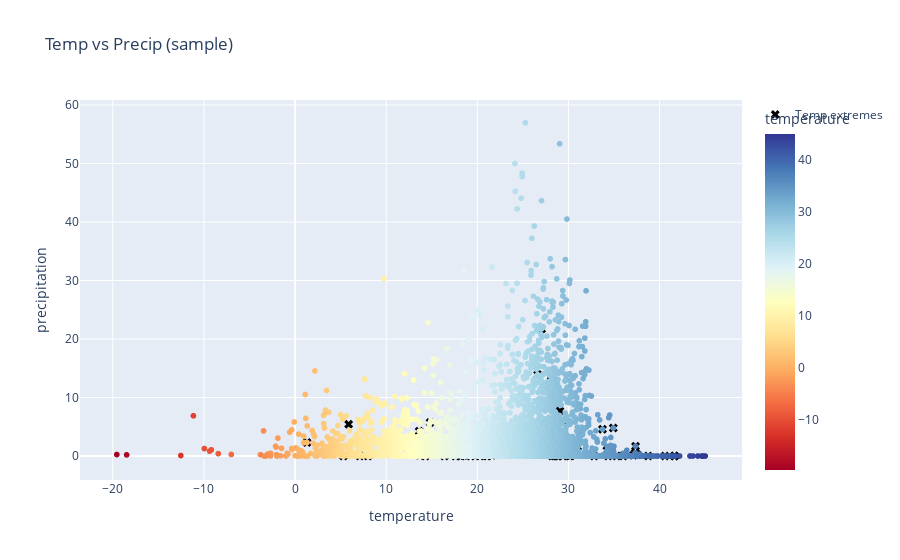

Write notebook code for a chart like this one.
### Code cell
#  scatter plot temperature vs precipitation with extremes highlighted
sample_df = df.sample(n=min(3000, len(df)), random_state=42)
fig = px.scatter(sample_df, x='temperature', y='precipitation',
                 color='temperature', color_continuous_scale='RdYlBu', title='Temp vs Precip (sample)')

# overlay extreme temperature top points (if any)
if 'extreme_temp' in globals() and not extreme_temp.empty:
    top_ext = extreme_temp.head(200)
    fig.add_trace(go.Scatter(x=top_ext['temperature'], y=top_ext['precipitation'],
                             mode='markers', marker=dict(size=8, symbol='x', color='black'),
                             name='Temp extremes'))

html_scatter = os.path.join(FIGURES_DIR, "temp_vs_precip_extremes.html")
fig.write_html(html_scatter)
fig.show()
print("Saved scatter with extremes to", html_scatter)

### Figure 1 — Plotly figure (JSON) as saved in the notebook; plotly's stock layout.template omitted (floating-point values rounded to 4 significant figures; data arrays with more than 128 entries replaced by an {"elided": "..."} marker saying what was removed)
{"data": [{"hovertemplate": "temperature=%{marker.color}<br>precipitation=%{y}<extra></extra>", "legendgroup": "", "marker": {"color": {"elided": "3000 float values"}, "coloraxis": "coloraxis", "symbol": "circle"}, "mode": "markers", "name": "", "showlegend": false, "type": "scattergl", "x": {"elided": "3000 float values"}, "xaxis": "x", "y": {"elided": "3000 float values"}, "yaxis": "y"}, {"marker": {"color": "black", "size": 8, "symbol": "x"}, "mode": "markers", "name": "Temp extremes", "type": "scatter", "x": [18.2, 26.4, 15.23, 29.19, 28.18, 30.53, 21.53, 28.48, 30.35, 30.3, 34.35, 7.1, 13.65, 30.12, 24.59, 34.21, 30.14, 14.3, 40.59, 30.71, 37.12, 32.82, 28.62, 30.1, 5.3, 29.4, 38.75, 31.15, 27.05, 41.64, 37.57, 28.41, 19.27, 27.55, 33.74, 19.75, 18.73, 13.62, 24.35, 36.01, 30.81, 37.36, 24.41, 28.84, 28.12, 17.37, 29.39, 29.07, 29.21, 21.6, 35.29, 30.35, 21.02, 29.94, 26.62, 20.3, 29.81, 17.6, 28.8, 16.4, 14.82, 8.0, 30.1, 18.5, 30.09, 30.15, 28.2, 23.52, 23.64, 37.33, 41.64, 21.1, 1.313, 31.0, 34.92, 5.879], "y": [0.0, 0.64, 0.69, 2.51, 12.4, 0.36, 0.97, 0.0, 0.26, 0.11, 0.0, 0.0, 0.13, 2.36, 0.56, 0.93, 0.02, 0.0, 0.0, 2.01, 0.14, 0.0, 9.86, 0.9, 0.0, 0.0, 0.0, 4.58, 21.73, 0.0, 0.23, 8.58, 0.02, 9.28, 4.56, 0.05, 0.27, 4.22, 4.93, 0.0, 2.46, 1.68, 0.91, 2.57, 12.9, 0.31, 6.09, 7.71, 3.64, 0.12, 0.01, 2.71, 0.03, 1.31, 13.91, 0.0, 2.44, 0.0, 0.0, 0.0, 5.72, 0.0, 0.74, 0.07, 2.99, 0.03, 0.0, 1.06, 2.18, 0.55, 0.0, 0.0, 2.31, 1.59, 4.78, 5.44]}], "layout": {"coloraxis": {"colorbar": {"title": {"text": "temperature"}}, "colorscale": [[0, "rgb(165,0,38)"], [0.1, "rgb(215,48,39)"], [0.2, "rgb(244,109,67)"], [0.3, "rgb(253,174,97)"], [0.4, "rgb(254,224,144)"], [0.5, "rgb(255,255,191)"], [0.6, "rgb(224,243,248)"], [0.7, "rgb(171,217,233)"], [0.8, "rgb(116,173,209)"], [0.9, "rgb(69,117,180)"], [1, "rgb(49,54,149)"]]}, "legend": {"tracegroupgap": 0}, "title": {"text": "Temp vs Precip (sample)"}, "xaxis": {"anchor": "y", "domain": [0, 1], "title": {"text": "temperature"}}, "yaxis": {"anchor": "x", "domain": [0, 1], "title": {"text": "precipitation"}}}}
